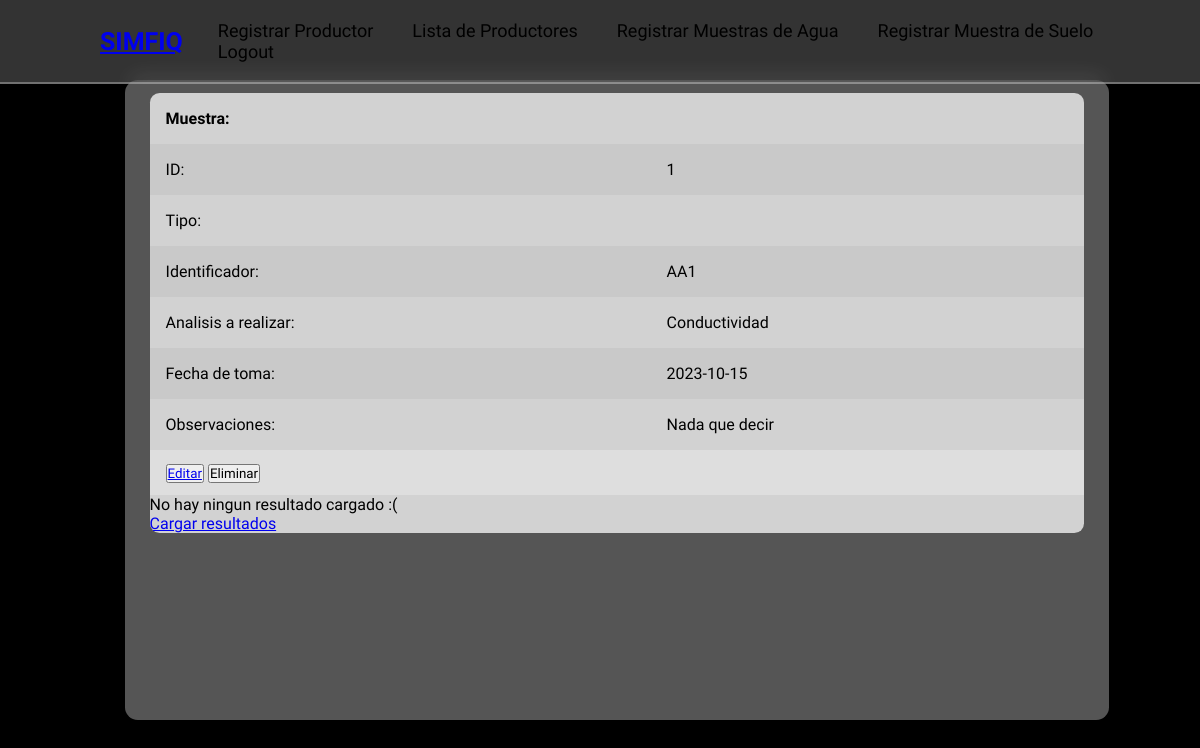
/verMuestrasAProcesar.php?buscar=1 (signed in), run on the app's committed database.
### tables this page shows
CREATE TABLE `muestra_a_procesar` (
  `IDMuestra_A_Procesar` int(11) NOT NULL,
  `Tipo` varchar(6) NOT NULL,
  `Identificador` varchar(25) NOT NULL,
  `Analisis_A_Realizar` varchar(30) NOT NULL,
  `Fecha_De_Toma` date NOT NULL,
  `Observaciones` text NOT NULL
);

### php/clases/MAaProcesar.php (called while the page is built, shortened)
<?php
    class MAaProcesar{
        public function buscarMuestraAProcesar($id){
            $peticion = conexion();
            $peticion = $peticion->prepare("SELECT * FROM `muestra_a_procesar` WHERE `IDMuestra_A_Procesar` = '$id';");
            $peticion->execute();
            $array = $peticion->fetch();
            return $array;
        }
    }
?>

### verMuestrasAProcesar.php (the view, shortened to what this page needs)
<?php
    include "./inc/htmlOpen.php";
    if(isset($_SESSION['s_idRol']))
        if($_SESSION['s_idRol'] == 1){
            $rol = "Admin";
            include "./inc/headerAndNavAdmin.php";
        }else{
            include "./inc/headerAndNav.php";
        }
    else
        header("./logout.php");
?>
<section class="container">
    <main class="table">
        <section class="table_body">
    <?php
    include "./php/clases/MAaProcesar.php";
    if (isset($_GET['buscar']) && is_numeric($_GET['buscar'])) {
        $muestras = new MAaProcesar;
        $muestras = $muestras->buscarMuestraAProcesar($_GET['buscar']);
        if (!$muestras)
            echo "No se han encontrado muestras :(";
        else {
            echo '
                        <table id="resultado">
                            <tbody>
                                <tr>
                                    <th colspan="3">Muestra:</th>
                                </tr>
                                <tr>
                                    <td>ID:</td>
                                    <td id="idMuestra" colspan="2">' . $muestras['IDMuestra_A_Procesar'] . '</td>
                                </tr>
                                <tr>
                                    <td>Tipo:</td>
                                    <td id="tipo" colspan="2">' . $muestras['Tipo'] . '</td>
                                </tr>
                                <tr>
                                    <td>Identificador:</td>
                                    <td id="identificador" colspan="2">' . $muestras['Identificador'] . '</td>
                                </tr>
                                <tr>
                                    <td>Analisis a realizar:</td>
                                    <td id="analisisARealizar" colspan="2">' . $muestras['Analisis_A_Realizar'] . '</td>
                                </tr>
                                <tr>
                                    <td>Fecha de toma:</td>
                                    <td id="fechaDeToma" colspan="2">' . $muestras['Fecha_De_Toma'] . '</td>
                                </tr>
                                <tr>
                                    <td>Observaciones:</td>
                                    <td id="observaciones" colspan="2">' . $muestras['Observaciones'] . '</td>
                                </tr>
                            </tbody>
                        </table>
                        <form action="./verProductor.php?buscar=' . $muestras['IDMuestra_A_Procesar'] . '&idElim=' . $muestras['IDMuestra_A_Procesar'] . '" method="POST">
                            <button type="button" class="boton"><a href="./registrarMuestraAgua.php?id=' . $muestras['IDMuestra_A_Procesar'] . '">Editar</a></button>
                            <input type="submit" name="eliminarAgua" value="Eliminar" class="boton">
                        </form>
                    ';
            $resultados = false;
            if(!$resultados){
                if($muestras['Tipo'] == "Agua")
                    echo 'No hay ningun resultado cargado :(<br>
                    <a href="./calculosAguaV2.php?id=' . $muestras['IDMuestra_A_Procesar'] . '">Cargar resultados</a>';
                else
                    echo 'No hay ningun resultado cargado :(<br>
                    <a href="./calculosSueloV2.php?id=' . $muestras['IDMuestra_A_Procesar'] . '">Cargar resultados</a>';
            }else{
            }
        }
    } else
        echo "Cuanto vacio..."
            ?>
                </section>
      </main>
    </section>
<?php include "./inc/htmlClose.php"; ?>

### css/styles.css (style rules this page uses)
* { margin: 0; padding: 0; box-sizing: border-box; font-family: 'Oswald', sans-serif; }
body { background-color: #000; background-image: url(https://images.unsplash.com/photo-1433185000771-ec45c869c61b?ixlib=rb-4.0.3&ixid=M3wxMjA3fDB8MHxwaG90by1wYWdlfHx8fGVufDB8fHx8fA%3D%3D&auto=format&fit=crop&w=1074&q=80); background-size: cover; background-position: center; background-attachment: fixed; }
.container { min-height: 100vh; display: flex; justify-content: center; align-items: center; position: absolute; bottom: 15; left: 125px; top: 50; }
table { width: 100%; }
table, th, td { border-collapse: collapse; padding: 1rem; text-align: left; }
main.table { width: 82vw; height: 80vh; background-color: #fff5; backdrop-filter: blur(7px); box-shadow: 0.4rem .8rem #0005; border-radius: .8rem; overflow: hidden; }
main form { width: 100%; height: 10%; background-color: #fff4; padding: .8rem 1rem; }
.table_body { width: 95%; max-height: calc(89% - .8rem); background-color: #fffb; margin: .8rem auto; border-radius: .6rem; overflow: auto; }
tbody tr:nth-child(even) { background-color: #0000000b; }

### data on the page
muestra_a_procesar: IDMuestra_A_Procesar "1", Identificador "AA1", Analisis_A_Realizar "Conductividad", Fecha_De_Toma "2023-10-15", Observaciones "Nada que decir"
